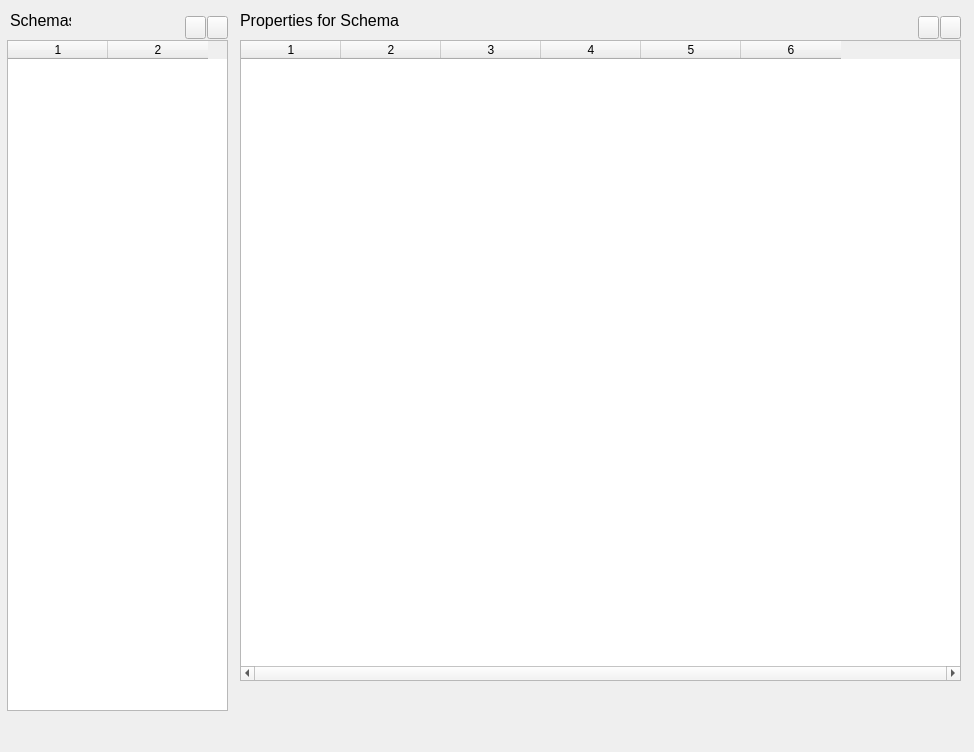
<?xml version="1.0" encoding="UTF-8"?>
<ui version="4.0">
 <class>Form</class>
 <widget class="QWidget" name="Form">
  <property name="geometry">
   <rect>
    <x>0</x>
    <y>0</y>
    <width>974</width>
    <height>752</height>
   </rect>
  </property>
  <property name="windowTitle">
   <string>Form</string>
  </property>
  <widget class="QTableWidget" name="tbl_schemaList">
   <property name="geometry">
    <rect>
     <x>7</x>
     <y>40</y>
     <width>221</width>
     <height>671</height>
    </rect>
   </property>
   <property name="editTriggers">
    <set>QAbstractItemView::AnyKeyPressed|QAbstractItemView::DoubleClicked|QAbstractItemView::EditKeyPressed|QAbstractItemView::SelectedClicked</set>
   </property>
   <property name="selectionBehavior">
    <enum>QAbstractItemView::SelectRows</enum>
   </property>
   <property name="columnCount">
    <number>2</number>
   </property>
   <column/>
   <column/>
  </widget>
  <widget class="QTableWidget" name="tbl_schemaPropList">
   <property name="geometry">
    <rect>
     <x>240</x>
     <y>40</y>
     <width>721</width>
     <height>641</height>
    </rect>
   </property>
   <property name="horizontalScrollBarPolicy">
    <enum>Qt::ScrollBarAlwaysOn</enum>
   </property>
   <property name="editTriggers">
    <set>QAbstractItemView::AnyKeyPressed|QAbstractItemView::DoubleClicked|QAbstractItemView::EditKeyPressed|QAbstractItemView::SelectedClicked</set>
   </property>
   <property name="selectionBehavior">
    <enum>QAbstractItemView::SelectRows</enum>
   </property>
   <property name="columnCount">
    <number>6</number>
   </property>
   <column/>
   <column/>
   <column/>
   <column/>
   <column/>
   <column/>
  </widget>
  <widget class="QPushButton" name="btn_addNewSchema">
   <property name="geometry">
    <rect>
     <x>185</x>
     <y>16</y>
     <width>21</width>
     <height>23</height>
    </rect>
   </property>
   <property name="toolTip">
    <string>Add new schema (INS)</string>
   </property>
   <property name="statusTip">
    <string>Add new schema (INSERT)</string>
   </property>
   <property name="text">
    <string/>
   </property>
   <property name="icon">
    <iconset>
     <normalon>images/addnew.png</normalon>
    </iconset>
   </property>
  </widget>
  <widget class="QPushButton" name="btn_removeSchema">
   <property name="geometry">
    <rect>
     <x>207</x>
     <y>16</y>
     <width>21</width>
     <height>23</height>
    </rect>
   </property>
   <property name="toolTip">
    <string>Remove selected schema</string>
   </property>
   <property name="statusTip">
    <string>Remove selected schema</string>
   </property>
   <property name="text">
    <string/>
   </property>
   <property name="icon">
    <iconset>
     <normalon>images/remove.png</normalon>
    </iconset>
   </property>
  </widget>
  <widget class="QPushButton" name="btn_removeProp">
   <property name="geometry">
    <rect>
     <x>940</x>
     <y>16</y>
     <width>21</width>
     <height>23</height>
    </rect>
   </property>
   <property name="toolTip">
    <string>Remove selected property</string>
   </property>
   <property name="statusTip">
    <string>Remove selected property</string>
   </property>
   <property name="text">
    <string/>
   </property>
   <property name="icon">
    <iconset>
     <normalon>images/remove.png</normalon>
    </iconset>
   </property>
  </widget>
  <widget class="QPushButton" name="btn_addNewProp">
   <property name="geometry">
    <rect>
     <x>918</x>
     <y>16</y>
     <width>21</width>
     <height>23</height>
    </rect>
   </property>
   <property name="toolTip">
    <string>Add new property for selected schema (INS)</string>
   </property>
   <property name="statusTip">
    <string>Add new property for selected schema (INSERT)</string>
   </property>
   <property name="text">
    <string/>
   </property>
   <property name="icon">
    <iconset>
     <normalon>images/addnew.png</normalon>
    </iconset>
   </property>
  </widget>
  <widget class="QLabel" name="lbl_paths_pathList">
   <property name="geometry">
    <rect>
     <x>10</x>
     <y>10</y>
     <width>61</width>
     <height>21</height>
    </rect>
   </property>
   <property name="font">
    <font>
     <pointsize>12</pointsize>
    </font>
   </property>
   <property name="text">
    <string>Schemas</string>
   </property>
  </widget>
  <widget class="QLabel" name="lbl_paths_pathList_2">
   <property name="geometry">
    <rect>
     <x>240</x>
     <y>10</y>
     <width>201</width>
     <height>21</height>
    </rect>
   </property>
   <property name="font">
    <font>
     <pointsize>12</pointsize>
    </font>
   </property>
   <property name="text">
    <string>Properties for Schema</string>
   </property>
  </widget>
 </widget>
 <resources/>
 <connections/>
</ui>
